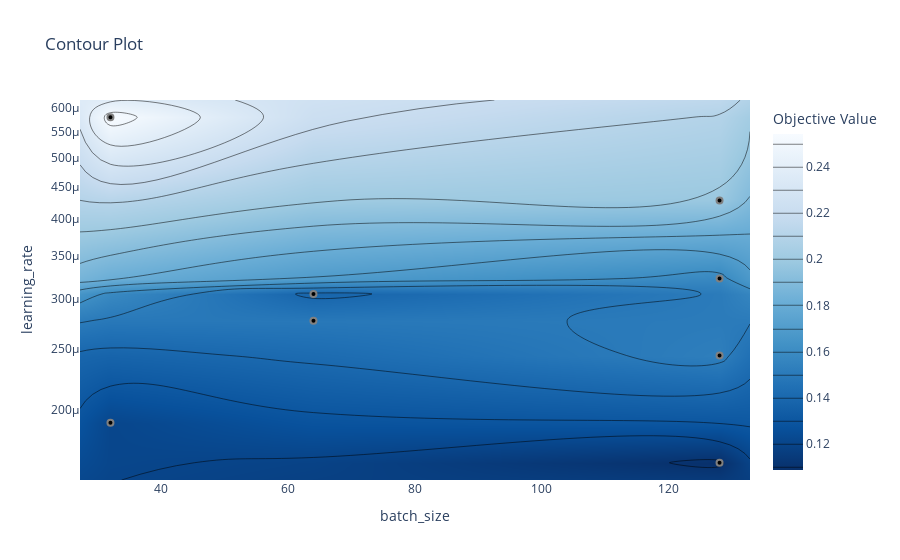

This figure's notebook cell:
### Code cell
# contour plot
ov.plot_contour(study, params=["learning_rate", "batch_size"])

### Figure 1 — Plotly figure (JSON) as saved in the notebook; plotly's stock layout.template omitted (floating-point values rounded to 4 significant figures)
{"data": [{"colorbar": {"title": {"text": "Objective Value"}}, "colorscale": [[0, "rgb(247,251,255)"], [0.125, "rgb(222,235,247)"], [0.25, "rgb(198,219,239)"], [0.375, "rgb(158,202,225)"], [0.5, "rgb(107,174,214)"], [0.625, "rgb(66,146,198)"], [0.75, "rgb(33,113,181)"], [0.875, "rgb(8,81,156)"], [1, "rgb(8,48,107)"]], "connectgaps": true, "contours": {"coloring": "heatmap"}, "hoverinfo": "none", "line": {"smoothing": 1.3}, "reversescale": true, "type": "contour", "x": [27.2, 32, 64, 128, 132.8], "y": [0.000155, 0.000165, 0.0001908, 0.0002437, 0.0002766, 0.0003049, 0.0003224, 0.0004283, 0.0005796, 0.0006172], "z": [[null, null, null, null, null], [null, null, null, 0.1088, null], [null, 0.121, null, null, null], [null, null, null, 0.1525, null], [null, null, 0.1489, null, null], [null, null, 0.1382, null, null], [null, null, null, 0.1572, null], [null, null, null, 0.1983, null], [null, 0.2542, null, null, null], [null, null, null, null, null]]}, {"marker": {"color": "black", "line": {"color": "Gray", "width": 2}}, "mode": "markers", "name": "Feasible Trial", "showlegend": false, "type": "scatter", "x": [128, 128, 32, 64, 64, 128, 128, 32], "y": [0.0003224, 0.0004283, 0.0005796, 0.0002766, 0.0003049, 0.0002437, 0.000165, 0.0001908]}, {"marker": {"color": "#cccccc", "line": {"color": "Gray", "width": 2}}, "mode": "markers", "name": "Infeasible Trial", "showlegend": false, "type": "scatter", "x": [], "y": []}], "layout": {"title": {"text": "Contour Plot"}, "xaxis": {"range": [27.2, 132.8], "title": {"text": "batch_size"}}, "yaxis": {"range": [-3.81, -3.21], "title": {"text": "learning_rate"}, "type": "log"}}}
